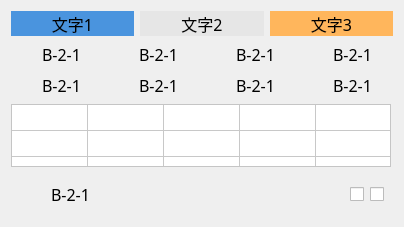
      <widget class="QWidget" name="verLayWidget11" native="true">
       <property name="enabled">
        <bool>true</bool>
       </property>
       <layout class="QVBoxLayout" name="verticalLayout_23">
        <item>
         <layout class="QHBoxLayout" name="horizontalLayout_199">
          <item>
           <widget class="QLabel" name="label_101">
            <property name="minimumSize">
             <size>
              <width>0</width>
              <height>25</height>
             </size>
            </property>
            <property name="maximumSize">
             <size>
              <width>16777215</width>
              <height>25</height>
             </size>
            </property>
            <property name="font">
             <font>
              <family>黑体</family>
              <pointsize>12</pointsize>
             </font>
            </property>
            <property name="autoFillBackground">
             <bool>false</bool>
            </property>
            <property name="styleSheet">
             <string notr="true">background-color: rgb(74, 148, 222);</string>
            </property>
            <property name="text">
             <string>文字1</string>
            </property>
            <property name="alignment">
             <set>Qt::AlignCenter</set>
            </property>
           </widget>
          </item>
          <item>
           <widget class="QLabel" name="label_102">
            <property name="minimumSize">
             <size>
              <width>0</width>
              <height>25</height>
             </size>
            </property>
            <property name="maximumSize">
             <size>
              <width>16777215</width>
              <height>25</height>
             </size>
            </property>
            <property name="font">
             <font>
              <family>黑体</family>
              <pointsize>12</pointsize>
             </font>
            </property>
            <property name="autoFillBackground">
             <bool>false</bool>
            </property>
            <property name="styleSheet">
             <string notr="true">background-color: rgb(230, 230, 230);</string>
            </property>
            <property name="text">
             <string>文字2</string>
            </property>
            <property name="alignment">
             <set>Qt::AlignCenter</set>
            </property>
           </widget>
          </item>
          <item>
           <widget class="QLabel" name="label_103">
            <property name="minimumSize">
             <size>
              <width>0</width>
              <height>25</height>
             </size>
            </property>
            <property name="maximumSize">
             <size>
              <width>16777215</width>
              <height>25</height>
             </size>
            </property>
            <property name="font">
             <font>
              <family>黑体</family>
              <pointsize>12</pointsize>
             </font>
            </property>
            <property name="autoFillBackground">
             <bool>false</bool>
            </property>
            <property name="styleSheet">
             <string notr="true">background-color: rgb(255, 182, 92);</string>
            </property>
            <property name="text">
             <string>文字3</string>
            </property>
            <property name="alignment">
             <set>Qt::AlignCenter</set>
            </property>
           </widget>
          </item>
         </layout>
        </item>
        <item>
         <layout class="QHBoxLayout" name="horizontalLayout_200">
          <item>
           <layout class="QHBoxLayout" name="horizontalLayout_201">
            <item>
             <widget class="QLabel" name="label">
              <property name="minimumSize">
               <size>
                <width>25</width>
                <height>25</height>
               </size>
              </property>
              <property name="maximumSize">
               <size>
                <width>25</width>
                <height>25</height>
               </size>
              </property>
              <property name="styleSheet">
               <string notr="true">border-image: url(:/img/false.png);</string>
              </property>
              <property name="text">
               <string/>
              </property>
             </widget>
            </item>
            <item>
             <widget class="QLabel" name="label1_137">
              <property name="minimumSize">
               <size>
                <width>60</width>
                <height>25</height>
               </size>
              </property>
              <property name="maximumSize">
               <size>
                <width>60</width>
                <height>25</height>
               </size>
              </property>
              <property name="font">
               <font>
                <family>黑体</family>
                <pointsize>12</pointsize>
               </font>
              </property>
              <property name="text">
               <string>B-2-1</string>
              </property>
             </widget>
            </item>
           </layout>
          </item>
          <item>
           <layout class="QHBoxLayout" name="horizontalLayout_202">
            <item>
             <widget class="QLabel" name="label_56">
              <property name="minimumSize">
               <size>
                <width>25</width>
                <height>25</height>
               </size>
              </property>
              <property name="maximumSize">
               <size>
                <width>25</width>
                <height>25</height>
               </size>
              </property>
              <property name="styleSheet">
               <string notr="true">border-image: url(:/img/false.png);</string>
              </property>
              <property name="text">
               <string/>
              </property>
             </widget>
            </item>
            <item>
             <widget class="QLabel" name="label1_138">
              <property name="minimumSize">
               <size>
                <width>60</width>
                <height>25</height>
               </size>
              </property>
              <property name="maximumSize">
               <size>
                <width>60</width>
                <height>25</height>
               </size>
              </property>
              <property name="font">
               <font>
                <family>黑体</family>
                <pointsize>12</pointsize>
               </font>
              </property>
              <property name="text">
               <string>B-2-1</string>
              </property>
             </widget>
            </item>
           </layout>
          </item>
          <item>
           <layout class="QHBoxLayout" name="horizontalLayout_203">
            <item>
             <widget class="QLabel" name="label_57">
              <property name="minimumSize">
               <size>
                <width>25</width>
                <height>25</height>
               </size>
              </property>
              <property name="maximumSize">
               <size>
                <width>25</width>
                <height>25</height>
               </size>
              </property>
              <property name="styleSheet">
               <string notr="true">border-image: url(:/img/false.png);</string>
              </property>
              <property name="text">
               <string/>
              </property>
             </widget>
            </item>
            <item>
             <widget class="QLabel" name="label1_139">
              <property name="minimumSize">
               <size>
                <width>60</width>
                <height>25</height>
               </size>
              </property>
              <property name="maximumSize">
               <size>
                <width>60</width>
                <height>25</height>
               </size>
              </property>
              <property name="font">
               <font>
                <family>黑体</family>
                <pointsize>12</pointsize>
               </font>
              </property>
              <property name="text">
               <string>B-2-1</string>
              </property>
             </widget>
            </item>
           </layout>
          </item>
          <item>
           <layout class="QHBoxLayout" name="horizontalLayout_204">
            <item>
             <widget class="QLabel" name="label_61">
              <property name="minimumSize">
               <size>
                <width>25</width>
                <height>25</height>
               </size>
              </property>
              <property name="maximumSize">
               <size>
                <width>25</width>
                <height>25</height>
               </size>
              </property>
              <property name="styleSheet">
               <string notr="true">border-image: url(:/img/false.png);</string>
              </property>
              <property name="text">
               <string/>
              </property>
             </widget>
            </item>
            <item>
             <widget class="QLabel" name="label1_140">
              <property name="minimumSize">
               <size>
                <width>60</width>
                <height>25</height>
               </size>
              </property>
              <property name="maximumSize">
               <size>
                <width>60</width>
                <height>25</height>
               </size>
              </property>
              <property name="font">
               <font>
                <family>黑体</family>
                <pointsize>12</pointsize>
               </font>
              </property>
              <property name="text">
               <string>B-2-1</string>
              </property>
             </widget>
            </item>
           </layout>
          </item>
         </layout>
        </item>
        <item>
         <layout class="QHBoxLayout" name="horizontalLayout_205">
          <item>
           <layout class="QHBoxLayout" name="horizontalLayout_206">
            <item>
             <widget class="QLabel" name="label_105">
              <property name="minimumSize">
               <size>
                <width>25</width>
                <height>25</height>
               </size>
              </property>
              <property name="maximumSize">
               <size>
                <width>25</width>
                <height>25</height>
               </size>
              </property>
              <property name="text">
               <string/>
              </property>
             </widget>
            </item>
            <item>
             <widget class="QLabel" name="label1_141">
              <property name="minimumSize">
               <size>
                <width>60</width>
                <height>25</height>
               </size>
              </property>
              <property name="maximumSize">
               <size>
                <width>60</width>
                <height>25</height>
               </size>
              </property>
              <property name="font">
               <font>
                <family>黑体</family>
                <pointsize>12</pointsize>
               </font>
              </property>
              <property name="text">
               <string>B-2-1</string>
              </property>
             </widget>
            </item>
           </layout>
          </item>
          <item>
           <layout class="QHBoxLayout" name="horizontalLayout_207">
            <item>
             <widget class="QLabel" name="label_62">
              <property name="minimumSize">
               <size>
                <width>25</width>
                <height>25</height>
               </size>
              </property>
              <property name="maximumSize">
               <size>
                <width>25</width>
                <height>25</height>
               </size>
              </property>
              <property name="styleSheet">
               <string notr="true">border-image: url(:/img/false.png);</string>
              </property>
              <property name="text">
               <string/>
              </property>
             </widget>
            </item>
            <item>
             <widget class="QLabel" name="label1_142">
              <property name="minimumSize">
               <size>
                <width>60</width>
                <height>25</height>
               </size>
              </property>
              <property name="maximumSize">
               <size>
                <width>60</width>
                <height>25</height>
               </size>
              </property>
              <property name="font">
               <font>
                <family>黑体</family>
                <pointsize>12</pointsize>
               </font>
              </property>
              <property name="text">
               <string>B-2-1</string>
              </property>
             </widget>
            </item>
           </layout>
          </item>
          <item>
           <layout class="QHBoxLayout" name="horizontalLayout_208">
            <item>
             <widget class="QLabel" name="label_63">
              <property name="minimumSize">
               <size>
                <width>25</width>
                <height>25</height>
               </size>
              </property>
              <property name="maximumSize">
               <size>
                <width>25</width>
                <height>25</height>
               </size>
              </property>
              <property name="styleSheet">
               <string notr="true">border-image: url(:/img/false.png);</string>
              </property>
              <property name="text">
               <string/>
              </property>
             </widget>
            </item>
            <item>
             <widget class="QLabel" name="label1_143">
              <property name="minimumSize">
               <size>
                <width>60</width>
                <height>25</height>
               </size>
              </property>
              <property name="maximumSize">
               <size>
                <width>60</width>
                <height>25</height>
               </size>
              </property>
              <property name="font">
               <font>
                <family>黑体</family>
                <pointsize>12</pointsize>
               </font>
              </property>
              <property name="text">
               <string>B-2-1</string>
              </property>
             </widget>
            </item>
           </layout>
          </item>
          <item>
           <layout class="QHBoxLayout" name="horizontalLayout_209">
            <item>
             <widget class="QLabel" name="label_58">
              <property name="minimumSize">
               <size>
                <width>25</width>
                <height>25</height>
               </size>
              </property>
              <property name="maximumSize">
               <size>
                <width>25</width>
                <height>25</height>
               </size>
              </property>
              <property name="styleSheet">
               <string notr="true">border-image: url(:/img/false.png);</string>
              </property>
              <property name="text">
               <string/>
              </property>
             </widget>
            </item>
            <item>
             <widget class="QLabel" name="label1_144">
              <property name="minimumSize">
               <size>
                <width>60</width>
                <height>25</height>
               </size>
              </property>
              <property name="maximumSize">
               <size>
                <width>60</width>
                <height>25</height>
               </size>
              </property>
              <property name="font">
               <font>
                <family>黑体</family>
                <pointsize>12</pointsize>
               </font>
              </property>
              <property name="text">
               <string>B-2-1</string>
              </property>
             </widget>
            </item>
           </layout>
          </item>
         </layout>
        </item>
        <item>
         <widget class="QTableWidget" name="tableWidget11">
          <property name="minimumSize">
           <size>
            <width>380</width>
            <height>63</height>
           </size>
          </property>
          <property name="maximumSize">
           <size>
            <width>380</width>
            <height>63</height>
           </size>
          </property>
          <property name="font">
           <font>
            <family>黑体</family>
            <pointsize>11</pointsize>
           </font>
          </property>
          <property name="autoFillBackground">
           <bool>false</bool>
          </property>
          <property name="styleSheet">
           <string notr="true">gridline-color: rgb(200, 200, 200);
background-color: rgb(255, 255, 255);
</string>
          </property>
          <property name="verticalScrollBarPolicy">
           <enum>Qt::ScrollBarAlwaysOff</enum>
          </property>
          <property name="horizontalScrollBarPolicy">
           <enum>Qt::ScrollBarAlwaysOff</enum>
          </property>
          <property name="dragDropOverwriteMode">
           <bool>true</bool>
          </property>
          <property name="defaultDropAction">
           <enum>Qt::IgnoreAction</enum>
          </property>
          <property name="selectionMode">
           <enum>QAbstractItemView::NoSelection</enum>
          </property>
          <property name="showGrid">
           <bool>true</bool>
          </property>
          <property name="gridStyle">
           <enum>Qt::SolidLine</enum>
          </property>
          <property name="sortingEnabled">
           <bool>false</bool>
          </property>
          <property name="wordWrap">
           <bool>true</bool>
          </property>
          <property name="cornerButtonEnabled">
           <bool>true</bool>
          </property>
          <property name="rowCount">
           <number>3</number>
          </property>
          <property name="columnCount">
           <number>5</number>
          </property>
          <attribute name="horizontalHeaderVisible">
           <bool>false</bool>
          </attribute>
          <attribute name="horizontalHeaderCascadingSectionResizes">
           <bool>false</bool>
          </attribute>
          <attribute name="horizontalHeaderDefaultSectionSize">
           <number>76</number>
          </attribute>
          <attribute name="horizontalHeaderHighlightSections">
           <bool>true</bool>
          </attribute>
          <attribute name="horizontalHeaderShowSortIndicator" stdset="0">
           <bool>false</bool>
          </attribute>
          <attribute name="horizontalHeaderStretchLastSection">
           <bool>true</bool>
          </attribute>
          <attribute name="verticalHeaderVisible">
           <bool>false</bool>
          </attribute>
          <attribute name="verticalHeaderCascadingSectionResizes">
           <bool>false</bool>
          </attribute>
          <attribute name="verticalHeaderDefaultSectionSize">
           <number>21</number>
          </attribute>
          <attribute name="verticalHeaderHighlightSections">
           <bool>true</bool>
          </attribute>
          <attribute name="verticalHeaderShowSortIndicator" stdset="0">
           <bool>false</bool>
          </attribute>
          <attribute name="verticalHeaderStretchLastSection">
           <bool>true</bool>
          </attribute>
          <row>
           <property name="text">
            <string>新建行</string>
           </property>
           <property name="font">
            <font>
             <family>Agency FB</family>
             <pointsize>11</pointsize>
            </font>
           </property>
          </row>
          <row>
           <property name="text">
            <string>新建行</string>
           </property>
           <property name="font">
            <font>
             <family>Agency FB</family>
             <pointsize>11</pointsize>
            </font>
           </property>
          </row>
          <row/>
          <column>
           <property name="text">
            <string>新建列</string>
           </property>
           <property name="font">
            <font>
             <pointsize>11</pointsize>
            </font>
           </property>
           <property name="foreground">
            <brush brushstyle="SolidPattern">
             <color alpha="255">
              <red>0</red>
              <green>0</green>
              <blue>0</blue>
             </color>
            </brush>
           </property>
          </column>
          <column>
           <property name="text">
            <string>新建列</string>
           </property>
           <property name="font">
            <font>
             <pointsize>11</pointsize>
            </font>
           </property>
          </column>
          <column>
           <property name="text">
            <string>新建列</string>
           </property>
           <property name="font">
            <font>
             <family>Agency FB</family>
             <pointsize>11</pointsize>
            </font>
           </property>
          </column>
          <column>
           <property name="text">
            <string>新建列</string>
           </property>
           <property name="font">
            <font>
             <family>Agency FB</family>
             <pointsize>11</pointsize>
            </font>
           </property>
          </column>
          <column/>
          <item row="0" column="0">
           <property name="text">
            <string/>
           </property>
           <property name="font">
            <font>
             <pointsize>11</pointsize>
            </font>
           </property>
          </item>
         </widget>
        </item>
        <item>
         <widget class="QWidget" name="widget_3" native="true">
          <layout class="QHBoxLayout" name="horizontalLayout_211">
           <item>
            <widget class="QLabel" name="label_59">
             <property name="minimumSize">
              <size>
               <width>25</width>
               <height>25</height>
              </size>
             </property>
             <property name="maximumSize">
              <size>
               <width>25</width>
               <height>25</height>
              </size>
             </property>
             <property name="styleSheet">
              <string notr="true">border-image: url(:/img/false.png);</string>
             </property>
             <property name="text">
              <string/>
             </property>
            </widget>
           </item>
           <item>
            <widget class="QLabel" name="label1_145">
             <property name="minimumSize">
              <size>
               <width>60</width>
               <height>25</height>
              </size>
             </property>
             <property name="maximumSize">
              <size>
               <width>60</width>
               <height>25</height>
              </size>
             </property>
             <property name="font">
              <font>
               <family>黑体</family>
               <pointsize>12</pointsize>
              </font>
             </property>
             <property name="text">
              <string>B-2-1</string>
             </property>
            </widget>
           </item>
           <item>
            <spacer name="horizontalSpacer_49">
             <property name="orientation">
              <enum>Qt::Horizontal</enum>
             </property>
             <property name="sizeHint" stdset="0">
              <size>
               <width>40</width>
               <height>20</height>
              </size>
             </property>
            </spacer>
           </item>
           <item>
            <widget class="QCheckBox" name="checkBox_31">
             <property name="minimumSize">
              <size>
               <width>0</width>
               <height>25</height>
              </size>
             </property>
             <property name="maximumSize">
              <size>
               <width>16777215</width>
               <height>25</height>
              </size>
             </property>
             <property name="styleSheet">
              <string notr="true">QCheckBox::indicator:unchecked {
width:80px;height:25px; image:url(:/img/Off.png);
}
QCheckBox::indicator:checked {
width:80px;height:25px; image:url(:/img/On.png);
}</string>
             </property>
             <property name="text">
              <string/>
             </property>
            </widget>
           </item>
           <item>
            <widget class="QCheckBox" name="checkBox_32">
             <property name="minimumSize">
              <size>
               <width>0</width>
               <height>25</height>
              </size>
             </property>
             <property name="maximumSize">
              <size>
               <width>16777215</width>
               <height>25</height>
              </size>
             </property>
             <property name="styleSheet">
              <string notr="true">QCheckBox::indicator:unchecked {
width:80px;height:25px; image:url(:/img/Off.png);
}
QCheckBox::indicator:checked {
width:80px;height:25px; image:url(:/img/On.png);
}</string>
             </property>
             <property name="text">
              <string/>
             </property>
            </widget>
           </item>
          </layout>
         </widget>
        </item>
       </layout>
      </widget>
